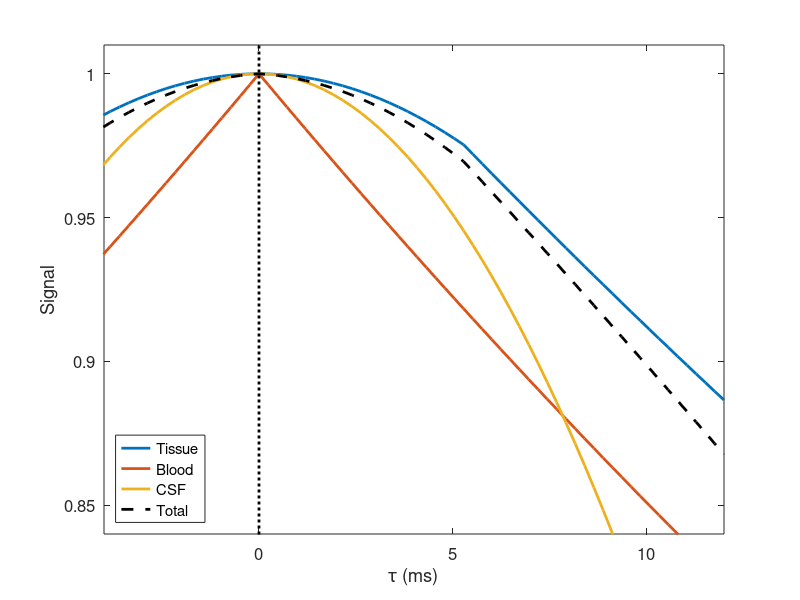

Write the MATLAB code that produced this figure.
% xqBOLDmodel

% test for qBOLD model

clear; close all;

DBV = 0.05;
OEF = 0.4;
R2 = 0.11; % 110 ms
TE = 0.3;
Hct = 0.4;
lam = 0.1; % CSF volume

% params
dChi = 2.64e-7;
gam  = 2.67513e8;

dw = OEF*(4/3)*pi*gam*dChi*Hct*3;   % 142 s^-1, so 1.5 tc = 11 ms
R2p = DBV*dw;

R2s = R2 + R2p;
R2m = R2 - R2p;

t = linspace(0,0.02,100); % time up to 20 ms

tind = find(t>(1.5/dw),1,'first')-1;

s1 = exp(-R2s.*t);
s2 = exp(-((0.3).*DBV.*(dw.*t).^2) - (R2.*t));

s = [s2(1:tind),(s1(tind+1:end)+(s2(tind)-s1(tind)))];

% figure(1);
% plot(t*1000,s,'-','LineWidth',2); hold on;
% % plot(t*1000,s1,'--','LineWidth',2);
% % plot(t*1000,s2,':','LineWidth',2);
% box on;
% xlabel('Time (ms)');
% ylabel('Signal');
% set(gca,'FontSize',16);

%% ASE version

tau = linspace(-12,12,101)./1000; % -16 to 16 ms, odd number, so that we have one that's exactly at 0

S1 = exp(-R2.*(TE-2.*tau)+DBV-(2.*R2m.*tau));
S2 = exp(-(R2.*TE) - ((8/9).*DBV.*(dw.*tau).^2));
S3 = exp(-R2.*(TE-2.*tau)+DBV-(2.*R2s.*tau));

ti1 = find(tau>(-0.75/dw),1,'first');
ti2 = find(tau<(0.75/dw),1,'last');

SS = [S1(1:ti1-1), S2(ti1:ti2), S3(ti2+1:end)];

% figure(2); hold on;
% plot(tau.*1000,SS,'b-','LineWidth',2);
% plot(tau.*1000,S3,'r--','LineWidth',3);
% plot([0,0],[0,2],'k:','LineWidth',2);
% plot([-20,20],[S3(51),S3(51)],'k-');
% plot([-20,20],[S2(51),S2(51)],'k-');
% axis([-4,12,0.84,1.03]);
% box on;
% xlabel('\tau (ms)');
% ylabel('Signal');
% set(gca,'FontSize',16);

% disp(['DBV estimate: ',num2str(S3(51)-S2(51))]);

%% Blood component

R2b  = ( 16.4.*Hct ) +  4.5 + ((165.2.*Hct + 55.7).*OEF.^2);
R2bs = ( 14.9.*Hct ) + 14.7 + ((302.1.*Hct + 41.8).*OEF.^2);

R2bp = R2bs-R2b;
SB = exp(-TE*R2b).*exp(-abs(tau)*R2bp);

figure(3); hold on;
plot(tau.*1000,SS./max(SS),'-','Linewidth',2);
plot(tau.*1000,SB./max(SB),'-','LineWidth',2);
axis([-4,12,0.84,1.01]);
box on;
xlabel('\tau (ms)');
ylabel('Signal');
set(gca,'FontSize',12);

%% CSF component

R2e = 4;
Df  = 5;

SE = real(exp(-(R2e.*TE) - (4i.*pi.*Df.*abs(tau))));
figure(3);
plot(tau.*1000,SE./max(SE),'-','LineWidth',2);

%% Add it all up

Stotal = (DBV.*SB./max(SB)) + (1-DBV-lam).*SS./max(SS) + (lam.*SE./max(SE));

figure(3);
plot(tau.*1000,Stotal,'k--','LineWidth',2);
plot([0,0],[0,2],'k:','LineWidth',2);
legend('Tissue','Blood','CSF','Total','Location','SouthWest');
